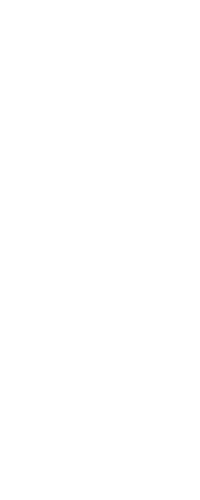
Frame 1 (no input)
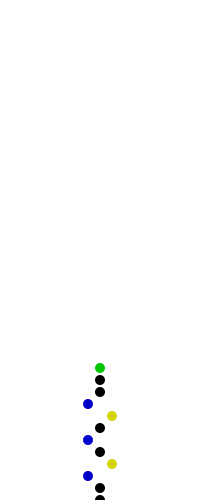
Frame 60 (the mouse pressed at the canvas centre just before this capture)
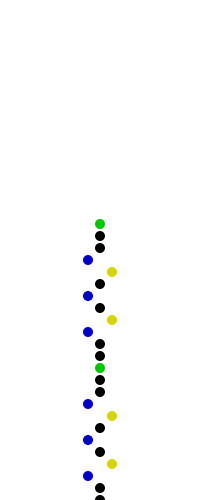
Frame 120 (the mouse held since frame 60 and released just before this capture)

The Processing sketch that drew these frames (run headless with seeded random() and noise(); from frame 60 on, the mouse is pressed at the canvas centre):

// Processing sketch: Agent
// ── Agent.pde
/*
Agenten Ping Pong. 

Der Agent geht bei Ping Nach Links und Färbt sich Blau.
Der Agent geht bei Pong Nach Rechts und Färbt sich Gelb
Der Agent bleibt bei Ping Pong und wird Grün.
Der Agent bleibt bei keinem der 3 und wird Schwarz.

Steuerung:
#######################################
1 Ping Vergrössern
2 Ping Verkleinern
3 Pong Vergrössern
4 Pong Verkleinern
+ Geschwindigkeit erhöhen
- Geschwindigkeit drosseln

*/



void setup()
{
 frameRate(30);
 size(200, 500);
 colorMode(RGB);
 background(255,255,255);

}

int posy = 500;
int posx = 100;
int iZahl = 1;
int iSpeed = 5; 

int ping = 3;
int pong = 4;

void draw()
{
 if(frameCount % iSpeed == 0)
 {
   noStroke();

   int Agent = 10; //Agentgrösse
   int iAbstand = Agent+2; //Abstand zwischen 2 Punkten
 
   if (iZahl % ping == 0 && iZahl % pong == 0) //PingPong
   {
    fill(0,200,0); //Grün
   }
   else if (iZahl % ping == 0) //Ping
   {
    fill(0,0,200); //Blau
    posx = posx-iAbstand; //Nach Links
   }
   else if (iZahl % pong == 0) //Pong
   {
    fill(212,212,0);
    posx = posx+iAbstand; //Nach Rechts
   }
   else
   {
    fill(0,0,0); 
   }
 
   ellipse(posx,posy,Agent,Agent);
   posy = posy-iAbstand;
   iZahl= iZahl+1;
   posx=100;
   println(ping);
   println(pong);
   if (posy < 0) //Spielfeld Reset
   {
    posy=500;
    background(0,0,0);
    background(255,255,255);

    
   }
  }
}

void keyPressed()
{
   switch(key)
  {
   case '+': //Speed Up
   {
    if (iSpeed > 1)
     {
      iSpeed--;
     } 
      break;      
   }
   case '-': //Speed down
   {
     iSpeed++;
     break;
   }
   case '1': //Ping Grösser
   {
    if (ping < 9) //Check grösse als 9
     {
      ping++;
     }
     break;
   }
   case '2': //Ping Kleiner
    {
      if (ping > 1)
      {
       ping--; 
      }
      break;
    }
   case '3': //pong Grösser
    {
      if (pong < 9)
      {
       pong++; 
      }
      break;
    }
   case '4': //pong Kleiner
    {
      if (pong > 1)
      {
       pong--; 
      }
      break;
    }
  }  
}
